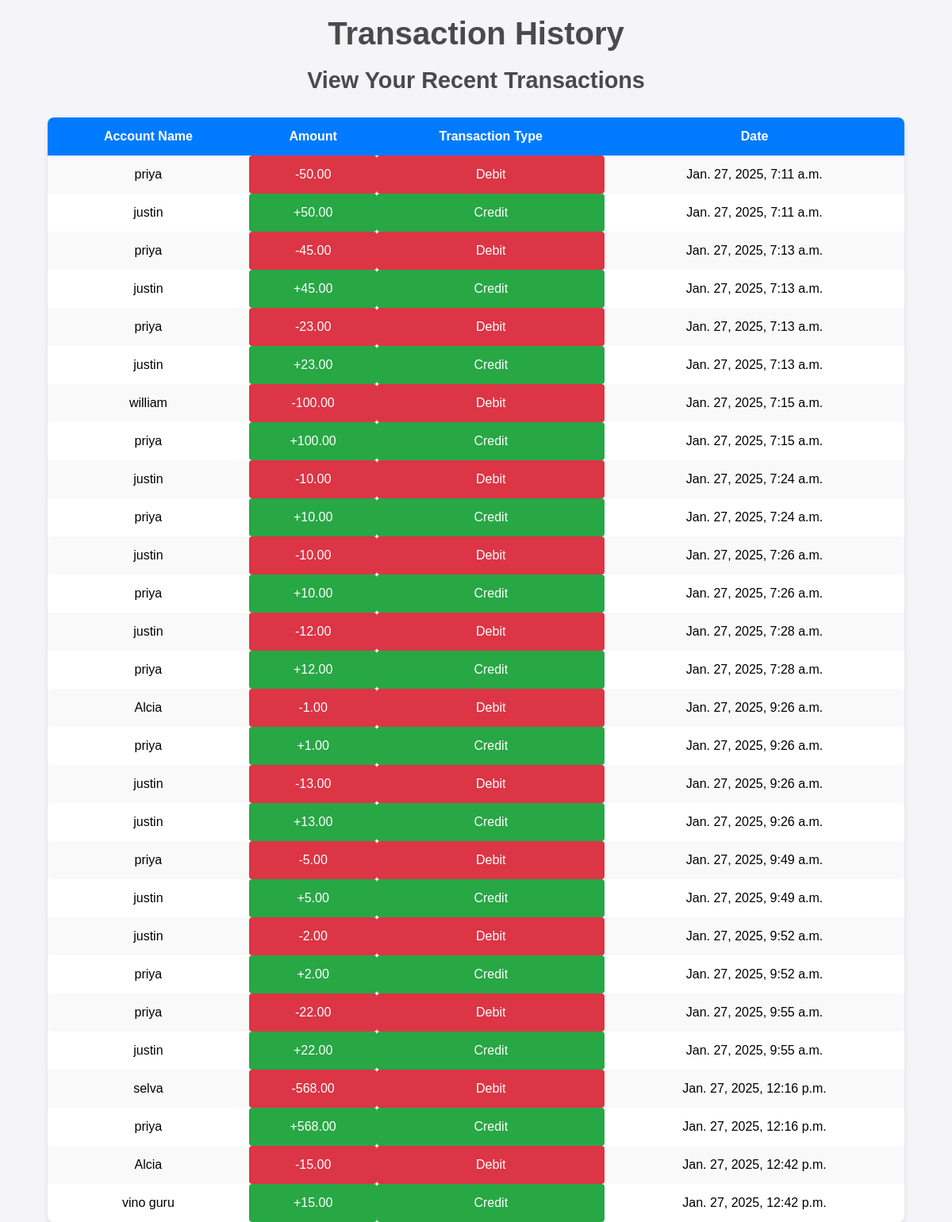
Screenshot of /his/ with the database file from the repository.
### App/models.py (models this page shows, shortened)
class Transaction(models.Model):
    from_account = models.ForeignKey('Bank', on_delete=models.CASCADE, related_name='outgoing_transactions')
    to_account = models.ForeignKey('Bank', on_delete=models.CASCADE, related_name='incoming_transactions')
    amount = models.DecimalField(max_digits=10, decimal_places=2)
    status = models.CharField(max_length=20, default="Pending")
    created_at = models.DateTimeField(auto_now_add=True)

class Bank(models.Model):
  account_number=models.IntegerField()
  name=models.CharField(max_length=23)
  age=models.IntegerField()
  gender=models.CharField(choices=[('male','male'),('female','female')],max_length=29)
  dob=models.DateField()
  balance=models.IntegerField()

### App/views.py (the view)
# urls.py: path('his/',History),
def History(request):
    context={
       'all_data' : Transaction.objects.all()
      }  # Retrieve all transactions
    return render(request, 'his.html', context)

### FrontEnd/templates/his.html (shortened to what this page needs)
<!DOCTYPE html>
<html lang="en">
<head>
</head>
<body>
  <h1>Transaction History</h1>
  <h2>View Your Recent Transactions</h2>
  <table>
    <thead>
      <tr>
        <th>Account Name</th>
        <th>Amount</th>
        <th>Transaction Type</th>
        <th>Date</th>
      </tr>
    </thead>
    <tbody>
      {% for i in all_data %}
      <tr>
        <td>{{ i.from_account.name }}</td>
        <td class="debit">-{{ i.amount }}</td>
        <td class="debit">Debit</td>
        <td>{{ i.created_at }}</td>
      </tr>
      <tr>
        <td>{{ i.to_account.name }}</td>
        <td class="credit">+{{ i.amount }}</td>
        <td class="credit">Credit</td>
        <td>{{ i.created_at }}</td>
      </tr>
      {% endfor %}
    </tbody>
  </table>
</body>
</html>

### FrontEnd/templates/his.html (style rules this page uses)
body { background-color: #f4f4f9; font-family: 'Arial', sans-serif; margin: 0; padding: 0; }
h1, h2 { text-align: center; color: #4a4a4a; margin: 20px 0; }
h1 { font-size: 2.5rem; }
h2 { font-size: 1.8rem; margin-bottom: 30px; }
table { width: 90%; margin: 0 auto; border-collapse: collapse; background: #ffffff; box-shadow: 0 4px 6px rgba(0, 0, 0, 0.1); border-radius: 8px; overflow: hidden; }
th, td { padding: 15px; text-align: center; font-size: 1rem; }
thead { background-color: #007bff; color: #ffffff; }
tbody tr:nth-child(odd) { background-color: #f9f9f9; }
tbody tr:nth-child(even) { background-color: #ffffff; }
.debit { background-color: #dc3545; color: #ffffff; border-radius: 4px; padding: 5px 10px; }
.credit { background-color: #28a745; color: #ffffff; border-radius: 4px; padding: 5px 10px; }

### rows the page displays
Transaction: from_account.name "priya", amount "50.00", created_at "Jan. 27, 2025, 7:11 a.m.", to_account.name "justin"
Transaction: from_account.name "priya", amount "45.00", created_at "Jan. 27, 2025, 7:13 a.m.", to_account.name "justin"
Transaction: from_account.name "priya", amount "23.00", created_at "Jan. 27, 2025, 7:13 a.m.", to_account.name "justin"
Transaction: from_account.name "william", amount "100.00", created_at "Jan. 27, 2025, 7:15 a.m.", to_account.name "priya"
Transaction: from_account.name "justin", amount "10.00", created_at "Jan. 27, 2025, 7:24 a.m.", to_account.name "priya"
Transaction: from_account.name "justin", amount "10.00", created_at "Jan. 27, 2025, 7:26 a.m.", to_account.name "priya"
Transaction: from_account.name "justin", amount "12.00", created_at "Jan. 27, 2025, 7:28 a.m.", to_account.name "priya"
Transaction: from_account.name "Alcia", amount "1.00", created_at "Jan. 27, 2025, 9:26 a.m.", to_account.name "priya"
Transaction: from_account.name "justin", amount "13.00", created_at "Jan. 27, 2025, 9:26 a.m.", to_account.name "justin"
Transaction: from_account.name "priya", amount "5.00", created_at "Jan. 27, 2025, 9:49 a.m.", to_account.name "justin"
Transaction: from_account.name "justin", amount "2.00", created_at "Jan. 27, 2025, 9:52 a.m.", to_account.name "priya"
Transaction: from_account.name "priya", amount "22.00", created_at "Jan. 27, 2025, 9:55 a.m.", to_account.name "justin"
Transaction: from_account.name "selva", amount "568.00", created_at "Jan. 27, 2025, 12:16 p.m.", to_account.name "priya"
Transaction: from_account.name "Alcia", amount "15.00", created_at "Jan. 27, 2025, 12:42 p.m.", to_account.name "vino guru"
